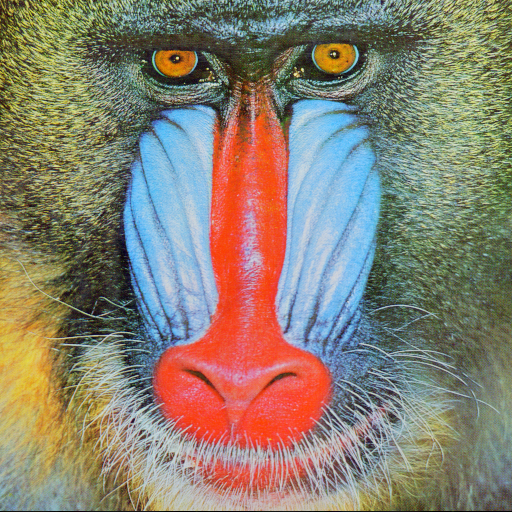
#> input picture Mandrill.tiff, 512 x 512 px
$ jupyter execute --allow-errors lir_sklearn.ipynb
#> lines starting #> are read from the running program, lines starting #| are printed output that depends on the picture
[cell 1]
from sklearn.linear_model import LinearRegression
import numpy as np
import matplotlib.pyplot as plt
plt.rcParams.update({'figure.figsize': (16, 8),})

[cell 2]
# Definujeme si vstupní data, v tomto případě 1 a 3
# Pokud je vstup 1, chceme výstup 3
x = np.array([[1], [3]])
# Pokud je vstup 3, chceme výstup 5
y = np.array([[3], [5]])

[cell 3]
# Vytvoříme regressor neboli lineární funkci
reg = LinearRegression()
# Optimalizujeme
reg.fit(x, y)

[cell 4]
reg.score(x, y)

[cell 5]
# Pomocí funkce plot() se vykreslí čárový graf
plt.plot(x, reg.predict(x))
# Pomocí funkce scatter() vykreslíme jednotlivé body v grafu
# V tomto případě body [1, 3] a [3, 5]
plt.scatter(x, y, c="r") # v parametru c specifikujeme styl bodů, chceme je červené
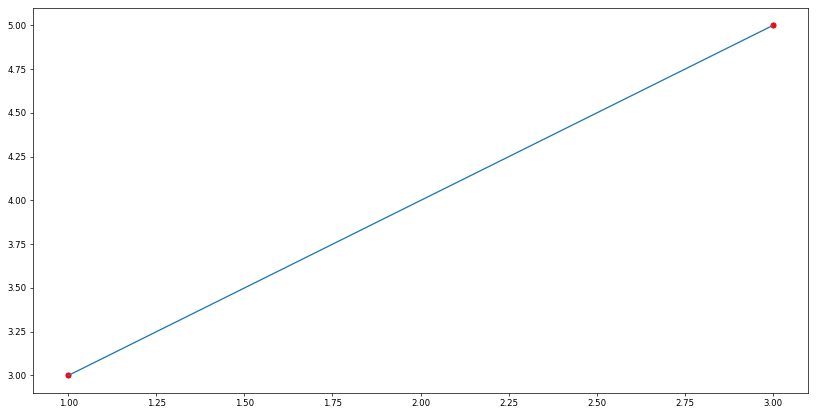
#> figure drawn by matplotlib, 1 panel

[cell 6]
a = reg.coef_
b = reg.intercept_
f"Sklon je {a} a bias je {b}"

[cell 7]
# příklad s reálnými daty o ceně zlata.

[cell 8]
import pandas as pd
#> (the rest of this cell did not finish here and is left out)

#> (a cell that did not finish here is left out)

#> (a cell that did not finish here is left out)

#> (a cell that did not finish here is left out)

[cell 12]
x.shape

[cell 13]
x = x.reshape(-1, 1)
y = y.reshape(-1, 1)

[cell 14]
df = pd.DataFrame({
    'x': [1, 2, 2.5, 3, 3.5, 4, 5],
    'y': [4, 4, 4.5, 5, 5.5, 6, 6],
})
df

[cell 15]
ax = df.plot.kde()
ax.grid()
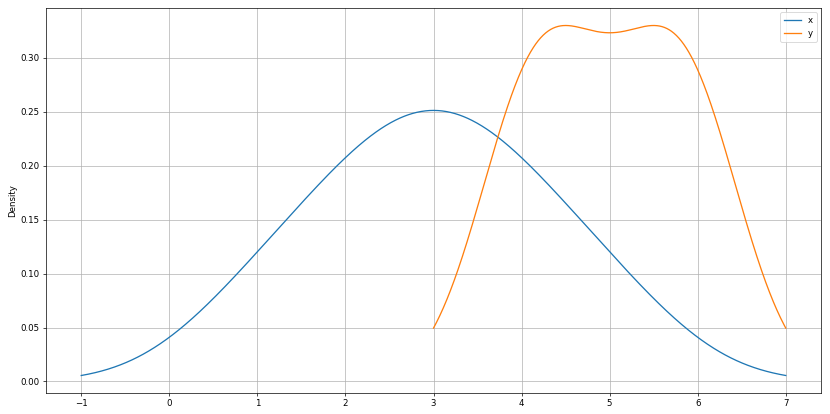
#> figure drawn by matplotlib, 1 panel; curve peaks at x = 3, y = 0.251; curve peaks at x = 4.5, y = 0.33

[cell 16]
df.plot()
plt.grid()
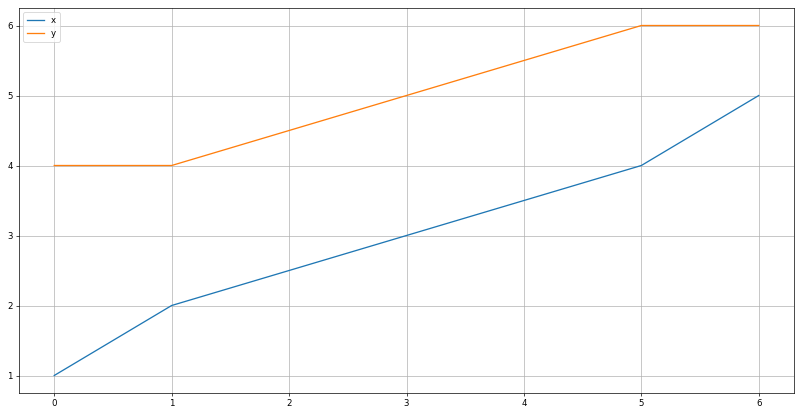
#> figure drawn by matplotlib, 1 panel

[cell 17]
import requests
#> (the rest of this cell did not finish here and is left out)

[cell 18]
import matplotlib.pyplot as plt
import numpy as np
from PIL import Image

mandrill = Image.open('Mandrill.tiff')
#> mandrill is the input picture: PIL image 512x512 RGB; mean R, G, B 137.4, 128.9, 113.1
plt.imshow(np.asarray(mandrill))
plt.title('Mandrill')
plt.axis('off')

[cell 19]
mandrill = np.asarray(mandrill)
hist, bins = np.histogram(mandrill, bins=128, range=(0, 255))
#> hist = 128 values, max 10480 at index 44, min 85 at index 127, mean 6144; bins = 129 values from 0 to 255
plt.bar(bins[:-1], hist)
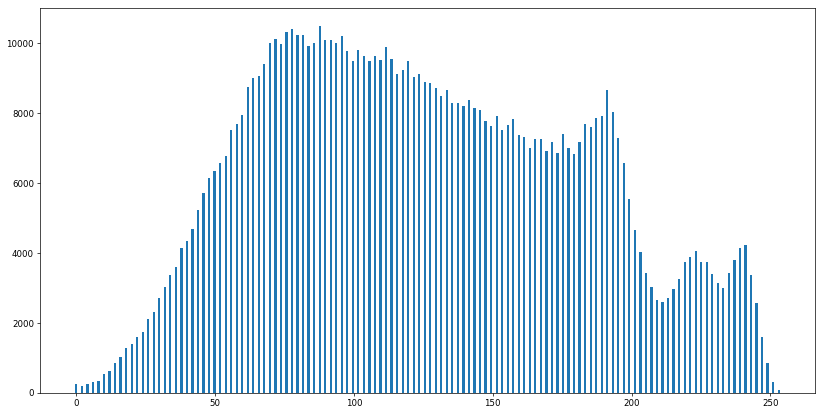
#> figure drawn by matplotlib, 1 panel; tallest bar 10480 high, from x = 87.26 to 88.06

[cell 20]
mandrill = np.asarray(mandrill)
b = mandrill[:, :, 0]
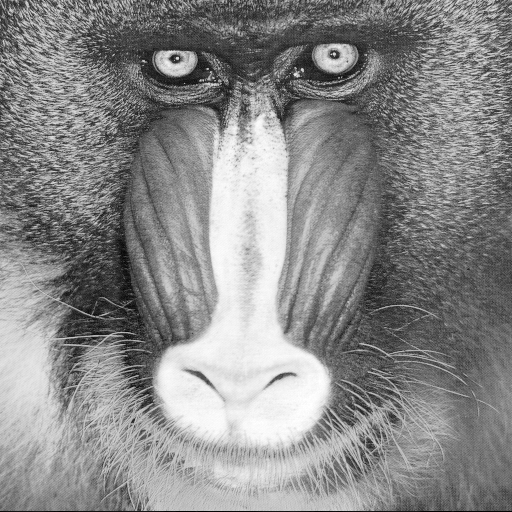
#> b: shape (512, 512); min 0, max 255, mean 137.4
g = mandrill[:, :, 1]
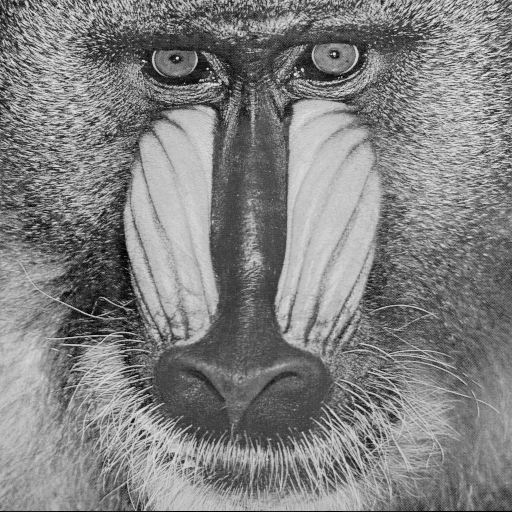
#> g: shape (512, 512); min 0, max 236, mean 128.9
r = mandrill[:, :, 2]
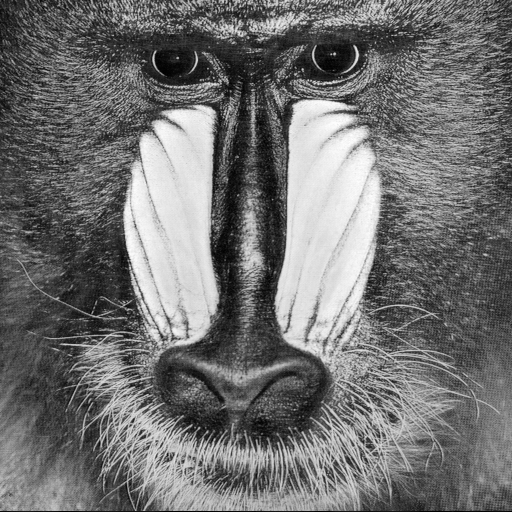
#> r: shape (512, 512); min 0, max 255, mean 113.1
plt.hist(r.ravel(), bins=256, range=(0, 255), color='r')
plt.hist(g.ravel(), bins=256, range=(0, 255), color='g')
plt.hist(b.ravel(), bins=256, range=(0, 255), color='b')
plt.title('Histogram')
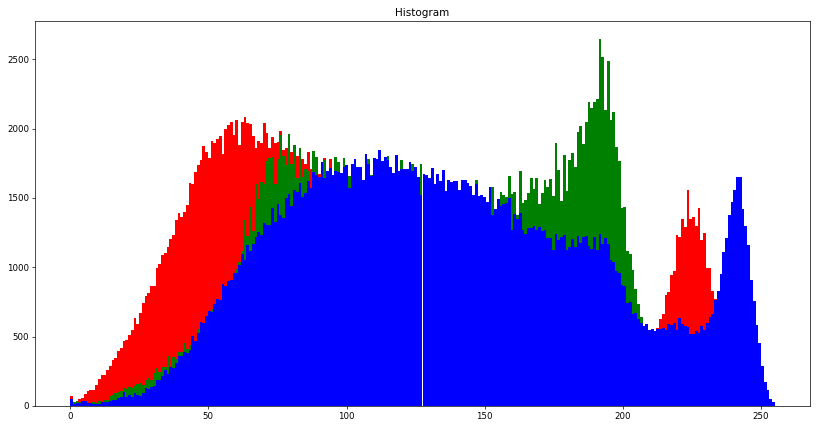
#> figure drawn by matplotlib, 1 panel; tallest bar 2081 high, from x = 62.75 to 63.75; tallest bar 2644 high, from x = 191.2 to 192.2; tallest bar 1845 high, from x = 111.6 to 112.6

[cell 21]
hist, bins = np.histogram(mandrill[:, :, 0], bins=128, range=(0, 255))
#> hist = 128 values, max 3612 at index 56, min 26 at index 4, mean 2048
plt.plot(hist, color='b')
hist, bins = np.histogram(mandrill[:, :, 1], bins=128, range=(0, 255))
#> hist = 128 values, max 5163 at index 96, min 0 at index 119, mean 2048
plt.plot(hist, color='g')
hist, bins = np.histogram(mandrill[:, :, 2], bins=128, range=(0, 255))
#> hist = 128 values, max 4128 at index 31, min 3 at index 127, mean 2048
plt.plot(hist, color='r')
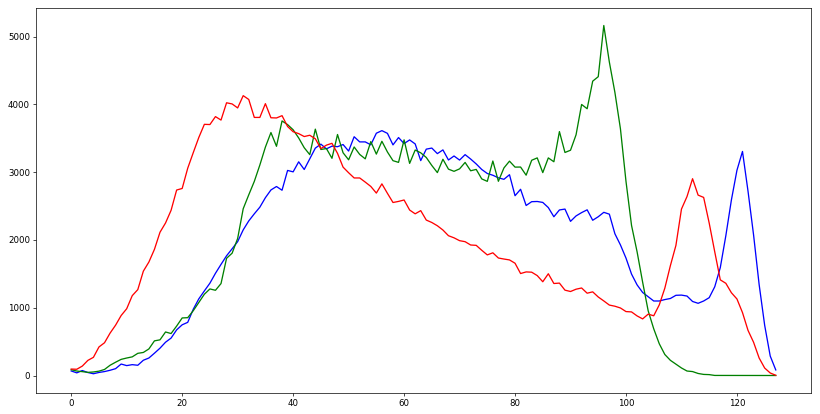
#> figure drawn by matplotlib, 1 panel; curve peaks at x = 56, y = 3612; curve peaks at x = 96, y = 5163; curve peaks at x = 31, y = 4128
